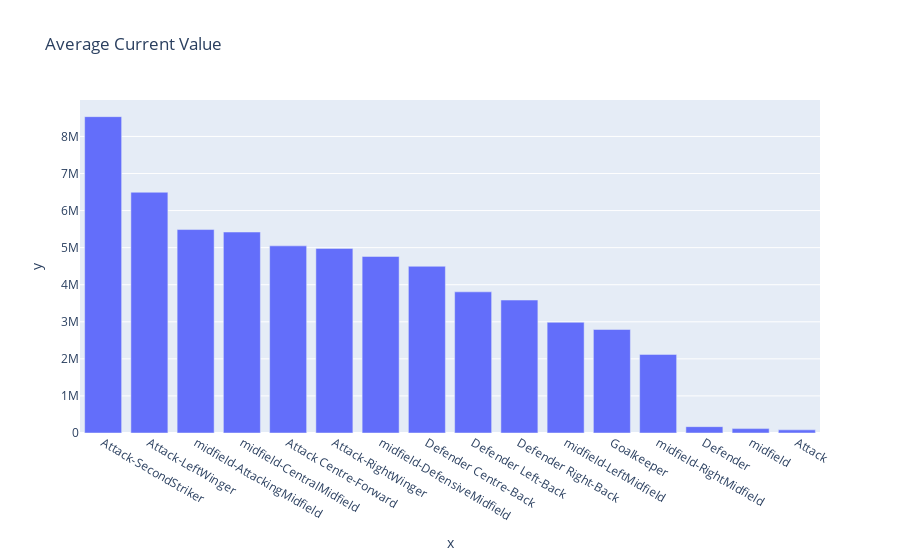

Notebook cell for this chart:
### Code cell
avg_value = df_football.groupby('position')['current_value'].mean().sort_values(ascending=False)
fig = px.bar(x=avg_value.index, y= avg_value.values, title='Average Current Value')
fig.show()

### Figure 1 — Plotly figure (JSON) as saved in the notebook; plotly's stock layout.template omitted (floating-point values rounded to 4 significant figures)
{"data": [{"alignmentgroup": "True", "hovertemplate": "x=%{x}<br>y=%{y}<extra></extra>", "legendgroup": "", "marker": {"color": "#636efa", "pattern": {"shape": ""}}, "name": "", "offsetgroup": "", "orientation": "v", "showlegend": false, "textposition": "auto", "type": "bar", "x": ["Attack-SecondStriker", "Attack-LeftWinger", "midfield-AttackingMidfield", "midfield-CentralMidfield", "Attack Centre-Forward", "Attack-RightWinger", "midfield-DefensiveMidfield", "Defender Centre-Back", "Defender Left-Back", "Defender Right-Back", "midfield-LeftMidfield", "Goalkeeper", "midfield-RightMidfield", "Defender", "midfield", "Attack"], "xaxis": "x", "y": [8534000.0, 6495000.0, 5488000.0, 5421000.0, 5048000.0, 4980000.0, 4763000.0, 4497000.0, 3808000.0, 3586000.0, 2986000.0, 2793000.0, 2120000.0, 171400.0, 118300.0, 85000], "yaxis": "y"}], "layout": {"barmode": "relative", "legend": {"tracegroupgap": 0}, "title": {"text": "Average Current Value"}, "xaxis": {"anchor": "y", "domain": [0, 1], "title": {"text": "x"}}, "yaxis": {"anchor": "x", "domain": [0, 1], "title": {"text": "y"}}}}
